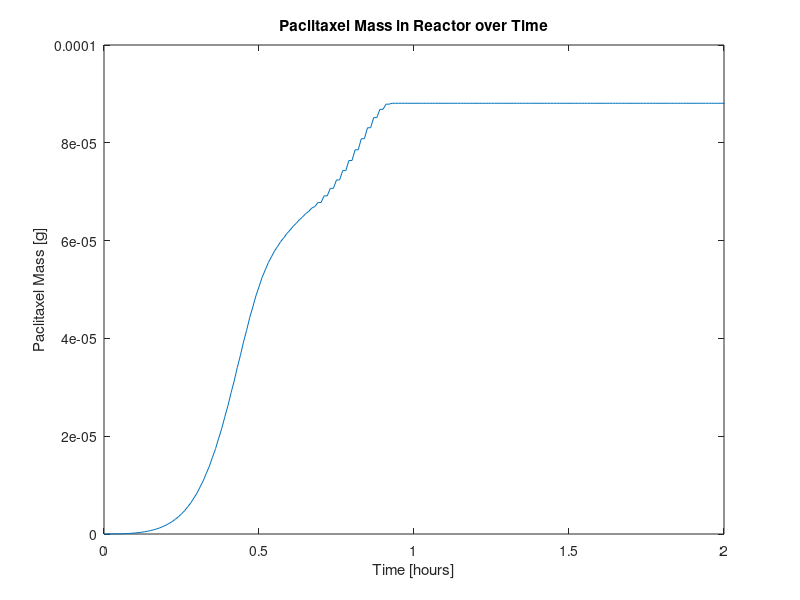

Recreate this plot in MATLAB.
clear;
% Constants and Initial Conditions
V = 1; % [L]
Topt = 273 + 35; % [K]
Tmax = 273 + 46;
Tmin = 273 + 4; % [K]
T = 273 + 25; % [K]
Te = T; % [K]
Ts = T; % [K]
cp = 4.186; % [J/g-K]

e = 2; % [g/L]
s = 2; % [g/L]
rho_cell = 200; % [g/L]
rho_water = 1000; % g/L

x = 5; % [g/L]
p = 0; % [g/L]
d = 0; % [g/L]
a = 0; % [g/L]

Wx = 150.13; % [g/mol]
Wd = 272.476; % [g/mol]
Wa = 60.052; % [g/mol]
Wp = 853.906; % [g/mol]

Hxd = 245; % [J/mol]
Hxa = 80; % [J/mol]
Hxe = 1000; % [J/mol]
Hdp = 185; % [J/mol]
Has = 1500; % [J/mol]

kx_x5p = 0.065; % Voronsky
kx5p_gap = 0.57; % Lee
kgap_3pg = 0.891; % Yu
k3pg_pep = 0.078; % Mercade
kpep_pyr = 0.52; % Malcovati
kpyr_accoa = 0.134; % Inui
kaccoa_a = 0.885; % Liang

kaccoa_aacoa = 506; % Feigenbaum
kaacoa_3h3mg = 2; % Durr
k3h3mg_mv = 0.0035; % Middleton
kmv_m5p = 0.06; % Bloch
km5p_m5dp = 0.06; % Agranoff
km5dp_ipp = 0.00000133; % Gogerty
kp_dg3p_1ddx5p = 3; % Hahn
k1ddx5p_2cmde4p = 1.6; % Takenoya
k2cmde4p_4d2cmde = 23; % Richard
k4d2cmde_4d2cmde2p = 33; % Chesters
k4d2cmde2p_2cmde24c = 0.75; % Yu
k2cmde24c_1h2m2b4d = 0.99; % Zepeck
k1h2m2b4d_dmapp = 0.03; % Wolff

kdmapp_ipp_ggdp = 0.109; % Yu
kggdp_d = 0.003; % Jennewein

kd_t5a = 0.016; % Jennewein
kt5a_t5a13ad = 5.77; % Chau 
k2dbt_10db = 0.00635; % Nawarathne
k10db_b = 6.1; % Fang
kb_bpacoa_bpab = 2.2; % Walker
kbpab_ndbt = 0.0049; % Zhu
knbt_p = 0.0049; % Zhu

mumax_e = 0.76; % [1/h]
mumax_s = 0.5; % [1/h]
Kse = 0.00716; % [g/L]
Kss = 0.0000054; % [mol/L]
Yex = 0.57; % [g E coli / g xylose]
Ysa = 0.84; % [g S cerevisae / mol acetate]
Ki = 0.008; % [mol acetate / L]

alpha = 0.5; 

time = 0:0.01:24; % [h]
p_t = zeros(length(time),1);
delt = 0.01;

for i = 1:length(time)
    p_t(i) = p; % [g]
    
    Vs1 = e * V / rho_cell; % [L] 
    Vs2 = s * V / rho_cell; % [L]
   
    rxd = (x / 3) * 60 * 1 / (1 / kx_x5p + 1 / kx5p_gap + 1 / kgap_3pg + 1 / k3pg_pep + 1 / kpep_pyr + 1 / kpyr_accoa + 1 / kaccoa_aacoa + 1 / kaacoa_3h3mg + 1 / k3h3mg_mv + 1 / kmv_m5p + 1 / km5p_m5dp + 1 / km5dp_ipp + 1 / kp_dg3p_1ddx5p + 1 / k1ddx5p_2cmde4p + 1 / k2cmde4p_4d2cmde + 1 / k4d2cmde_4d2cmde2p + 1 / k4d2cmde2p_2cmde24c + 1 / k2cmde24c_1h2m2b4d + 1 / k1h2m2b4d_dmapp + 1 / kdmapp_ipp_ggdp + kggdp_d); % [mol/L-h]
    rxa = (x / 3) * 60 * 1 / (1 / kx_x5p + 1 / kx5p_gap + 1 / kgap_3pg + 1 / k3pg_pep + 1 / kpep_pyr + 1 / kpyr_accoa + 1 / kaccoa_a); % [mol/L-h]
    rdp = d * 60 * 1 / (1 / kd_t5a + 1 / kt5a_t5a13ad + 1 / k2dbt_10db + 1 / k10db_b + 1 / kb_bpacoa_bpab + 1 / kbpab_ndbt + 1 / knbt_p); % [mol/L-h]
    rxe = mumax_e * (x / 3) / (Kse * (1 + a / (Ki * Wa)) + (x / 3)) * e * V / (Yex); % [g/L-h]
    ras = mumax_s * a / (Kss + a) * s * V / (Ysa / Wa); % [g/L-h]
    
    if x < Wd / 6.02e23 % mass of one molecule of taxadiene
        rxd = 0;
        rxa = x / 2 * 60 * 1 / (1 / kx_x5p + 1 / kx5p_gap + 1 / kgap_3pg + 1 / k3pg_pep + 1 / kpep_pyr + 1 / kpyr_accoa + 1 / kaccoa_a); % [mol/L-h]
        rxe = mumax_e * (x / 2) / (Kse * (1 + a / (Ki * Wa)) + (x / 2)) * e * V / (Yex); % [g/L-h]
    end
    if x < Wa / 6.02e23 % mass of one molecule of acetate
        rxa = 0;
        rxe = mumax_e * (x) / (Kse * (1 + a / (Ki * Wa)) + (x)) * e * V / (Yex); % [g/L-h]
    end
    if d < Wp / 6.02e23 % mass of one molecule of paclitaxel
        rdp = 0;
    end
    
    D = (T - Tmax) * (T - Tmin) ^ 2;
    E = (Topt - Tmin) * ((Topt - Tmin) * (T - Topt) - (Topt - Tmax) * (Topt + Tmin - 2 * T));
    
    if Te < Tmin
        rxe = 0;
        rxd = 0;
        rxa = 0;
    elseif T > Tmax
        rxe = 0;
        rxd = 0;
        rxa = 0;
    else
        rxe = rxe * D / E;
        rxd = rxd * D / E;
        rxa = rxa * D / E;
    end
    
    if Ts < Tmin
        ras = 0;
        rdp = 0;
    elseif T > Tmax
        ras = 0;
        rdp = 0;
    else
        ras = ras * D / E;
        rdp = rdp * D / E;
    end
    
    % integrate dxdt = F1 * C1 - (rxe + rxd + rxa) * Wx * Vs1; % [g/h]
    x = x - (rxe + rxd + rxa) * Wx * Vs1 * delt; % [g]
    if x < 0
        x = 0;
    end
    % integrate dddt = rxd * Wx * Vs1 - rdp * Wd * Vs2; % [g/h]
    d = d + rxd * Wx * Vs1 * delt - rdp * Wd * Vs2 * delt; % [g]
    if d < 0
        d = 0;
    end
    % integrate dadt = rxa * Wx * Vs1 - ras * Wa * Vs2; % [g/h]
    a = a + rxa * Wx * Vs1 * delt - ras * Wa * Vs2 * delt; % [g]
    if a < 0
        a = 0;
    end
    % integrate dedt = rxe * Wx * Vs1; % [g/h]
    e = e + rxe * delt - e * alpha * delt; % [g]
    if e < 0
        e = 0;
    end
    % integrate dsdt = ras * Wa * Vs2; % [g/h]
    s = s + ras * delt - s * alpha * delt; 
    if s < 0
        s = 0;
    end
    C2 = p / V; % [g/L]
    % integrate dpdt = rdp * Vs2 - F2 * C2
    p = p + rdp * Vs2 * Wd * delt; % [g]
    if p < 0
        p = 0;
    end

    % integrate dhs1dt = Vs1 * (Hxd * Wd * rxd + Hxa * Wa * rxa + Hxe * rxe)
    hs1 = Vs1 * (Hxd * Wd * rxd + Hxa * Wa * rxa + Hxe * rxe) * delt; % [J]
    Te = Te + (hs1 / (e * cp));
    
    % integrate dhs2dt = Vs2 * (Hdp * Wp * rdp + Has * Ws * ras)
    hs2 = Vs2 * (Hdp * Wd * rdp + Has * ras) * delt; % [J]
    Ts = Ts + (hs1 / (e * cp));
end

plot(time, p_t)
title('Paclitaxel Mass in Reactor over Time')
xlabel('Time [hours]')
xlim([0,2])
ylabel('Paclitaxel Mass [g]')
